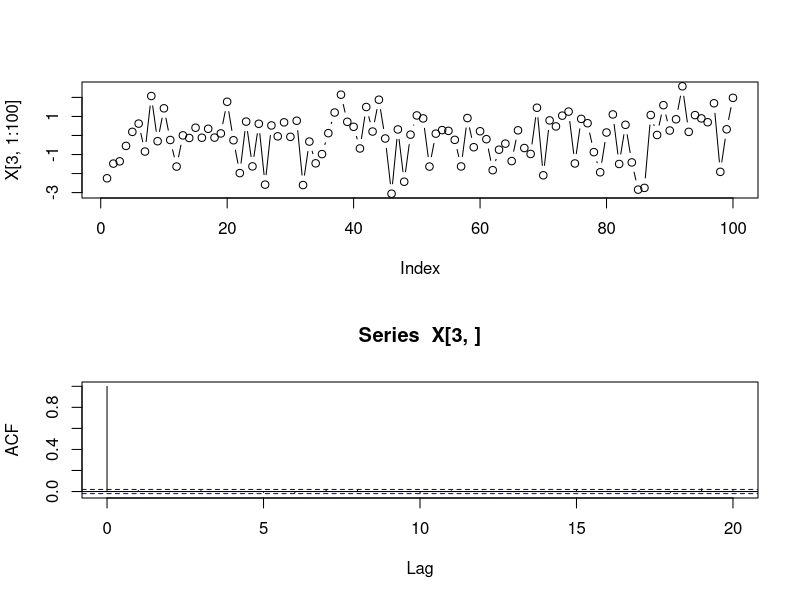

The R script that drew this image:
################################## TP 2 ####################################################################
############################################################################################################

############################## TD5 EXERCICE 3 ##############################################################

# Clear
rm(list=ls(all=TRUE))
# Standard deviation
sigma=1
# number of samples
nt = 25
# sample size
nx = 10000
# mean of Xt
mu=0
# MA(1) parameter
theta=-0.6

############# Generating a Gaussian white noise with variance sigma^2 and number of observations nx ########

Z=matrix(nrow=nt,ncol=nx)
for (i in (1:nt))
{
  Z[i,1:nx] <-rnorm(nx, mean = 0, sd = sigma)
}

######################## Generating MA(1) process X ##########################################################

X = matrix(nrow=nt-1,ncol=nx) 
for (i in (2:nt))
{
  X[i-1,]<-mu+Z[i,]+theta*Z[i-1,]
}

############################# Plotting #######################################################################

par(mfrow = c(2, 1))
plot(X[3,1:100],type="b")  #Time series plot
acf(X[3,],lag.max=20) #Sample Autocorrelation Function plot


########################## Determination of the autocovariance sum v #########################################

v = rep(0,nt-1)
for (i in (1:(nt-1)))
{
  for (h in ((1-i):(nt-1-i)))
  {
    
    v[i]=v[i]+cov(X[i,],X[(i+h),])
    
  }  
} 

######################### 95% confidence interval ############################################################

Er=1.96*sqrt(v)/sqrt(nx)

#Comparison with theoretical results
v_theory=(sigma*(1+theta))**2
Er_theory=1.96*sqrt(v_theory)/sqrt(nx)
print(Er_theory)
print(Er)

IC_left = rep(0,nt-1)
IC_right = rep(0,nt-1)
for (i in (1:nt-1))
{
  IC_left[i]=mean(X[i,])-Er[i]
  IC_right[i]=mean(X[i,])+Er[i]
  
}  

######################### Test if mu is in IC ##############################################################

print(mu >= IC_left & mu <= IC_right)

############################################################################################################
#################################### TD5 EXERCICE 4.b ###################################################### 
############################################################################################################

######################### Element (1,1) and (2,2) of covariance matrix W ###################################

W11 = rep(0,nt-3)
W22 = rep(0,nt-5)
for (i in (1:(nt-3)))
{
  for (k in (1:(nt-2-i)))
  {
    W11[i]= W11[i]+((cov(X[i,],X[i+k+1,])/cov(X[i,],X[i,]))+(cov(X[i,],X[i+k-1,])/cov(X[i,],X[i,]))-2*(cov(X[i,],X[i+1,])*cov(X[i,],X[i+k,])/cov(X[i,],X[i,])**2))**2
    
  }
} 

for (i in (2:(nt-4)))
{
  for (k in (1:(nt-3-i)))
  {
    W22[i-1]= W22[i-1]+((cov(X[i,],X[i+k+2,])/cov(X[i,],X[i,]))+(cov(X[i,],X[i+k-2,])/cov(X[i,],X[i,]))-2*(cov(X[i,],X[i+2,])*cov(X[i,],X[i+k,])/cov(X[i,],X[i,])**2))**2
    
  }
}  

######################### 95% confidence interval of rho(1) and rho(2) #####################################

Er_rho1=1.96*sqrt(W11)/sqrt(nx)
Er_rho2=1.96*sqrt(W22)/sqrt(nx)

#Comparison with theoretical results
Er_rho1_theory=1.96*sqrt(1-3*(theta/(1+theta**2))**2+4*(theta/(1+theta**2))**4)/sqrt(nx)
Er_rho2_theory=1.96*sqrt(1+2*(theta/(1+theta**2))**2)/sqrt(nx)

print(Er_rho1_theory)
print(Er_rho1)
print(Er_rho2_theory)
print(Er_rho2)

IC_left_Rho1 = rep(0,nt-3)
IC_right_Rho1 = rep(0,nt-3)
for (i in (1:(nt-3)))
{
  acf1=acf(X[i,],plot=F) #Sample Autocorrelation Function
  rho_hat1=acf1$acf[2]   #Sample Autocorrelation Function for h=1
  IC_left_Rho1[i]=rho_hat1-Er_rho1[i]
  IC_right_Rho1[i]=rho_hat1+Er_rho1[i]
  
}  

IC_left_Rho2 = rep(0,nt-5)
IC_right_Rho2 = rep(0,nt-5)
for (i in (1:(nt-5)))
{
  acf2=acf(X[i+1,],plot=F) #Sample Autocorrelation Function
  rho_hat2=acf2$acf[3]     #Sample Autocorrelation Function for h=2
  IC_left_Rho2[i]=rho_hat2-Er_rho2[i]
  IC_right_Rho2[i]=rho_hat2+Er_rho2[i]
  
}  
